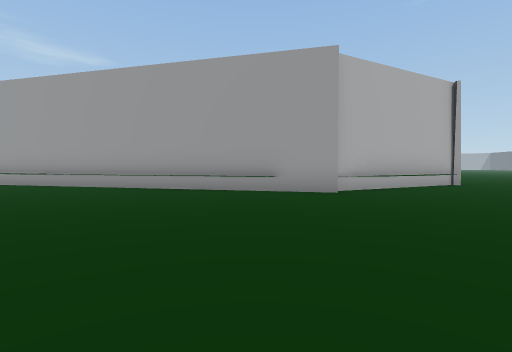
View 1 (above)

23 first-person views from a walk through a 3-D level made in the Unity game engine. The camera is 1.2 m above the floor, tilts 2° down and sees 85° across. The floor is counted in squares, 2 m on a side. Each view is taken from the middle of a square. On the plan, view 1 faces up. The plan holds only what a view shows up to about 9 squares ahead; the rest is blank. The place goes on beyond the plan.

View 2
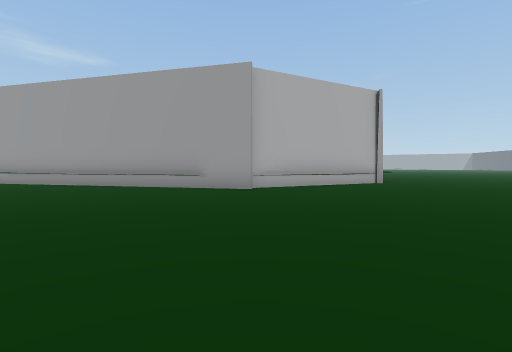

View 3
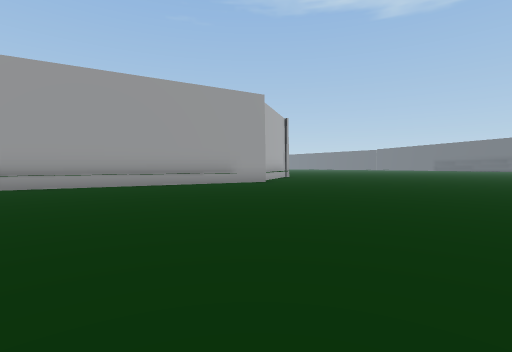

View 4
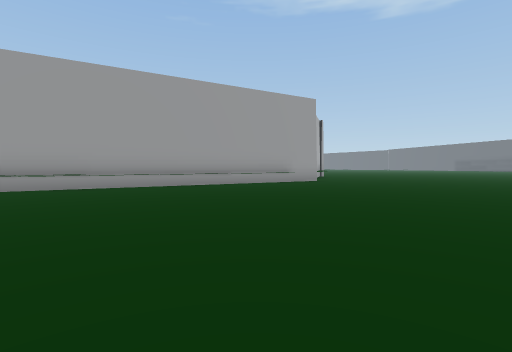

View 5
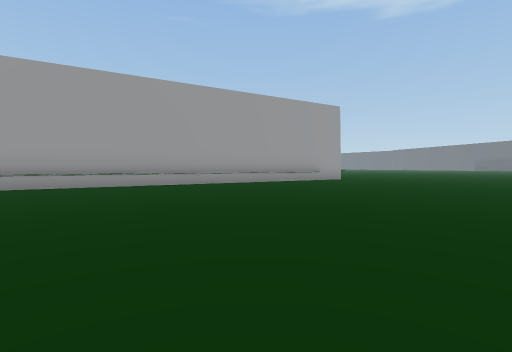

View 6
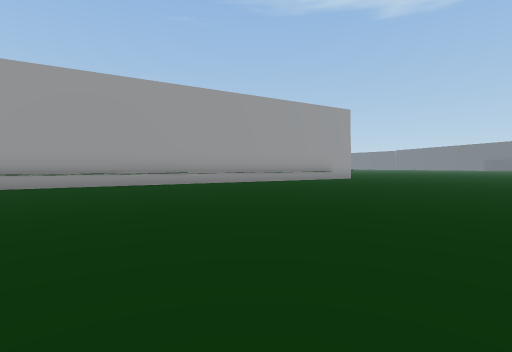

View 7
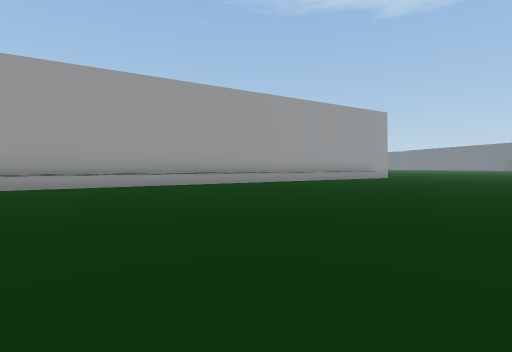

View 8
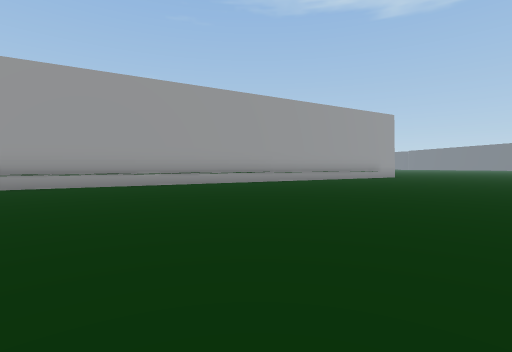

View 9
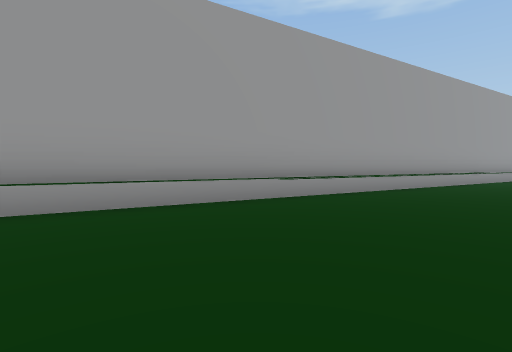

View 10
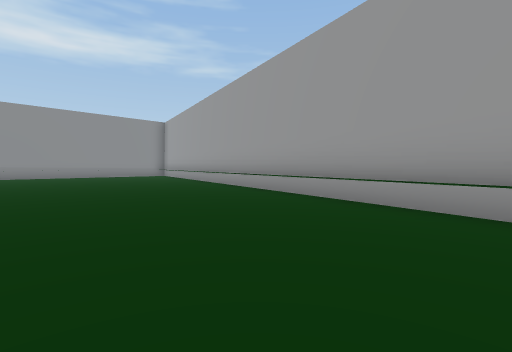

View 11
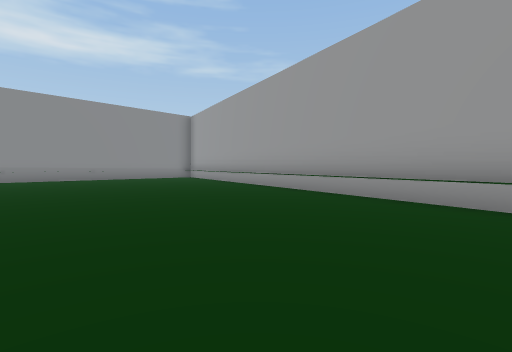

View 12
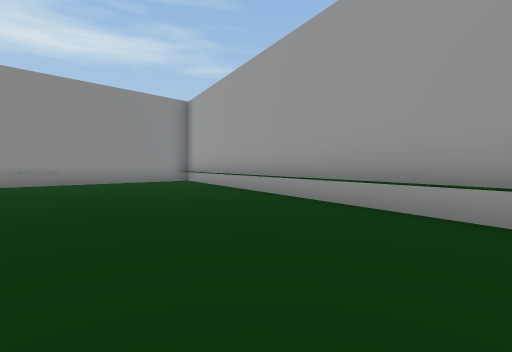

View 13
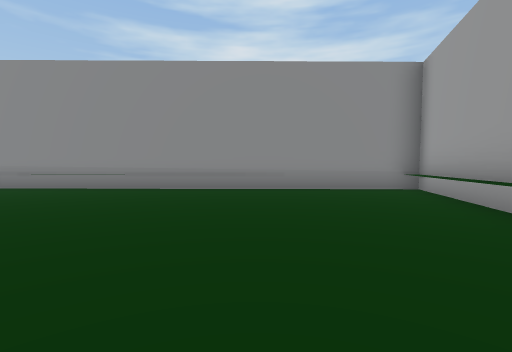

View 14
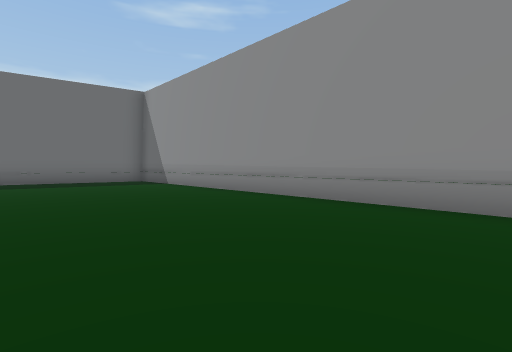

View 15
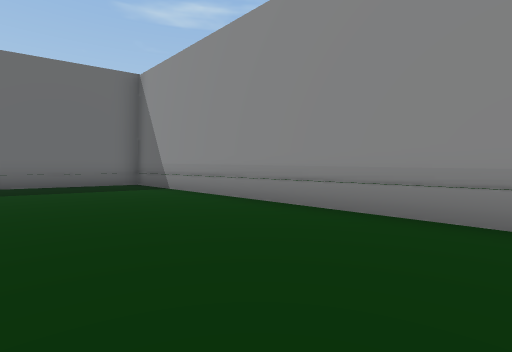

View 16
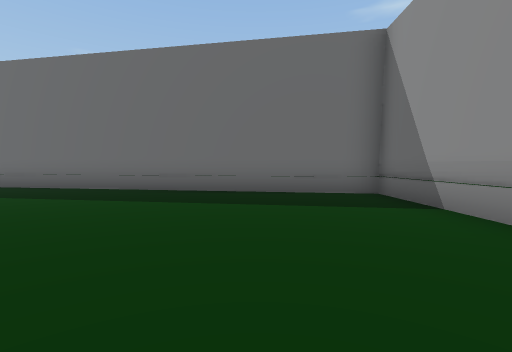

View 17
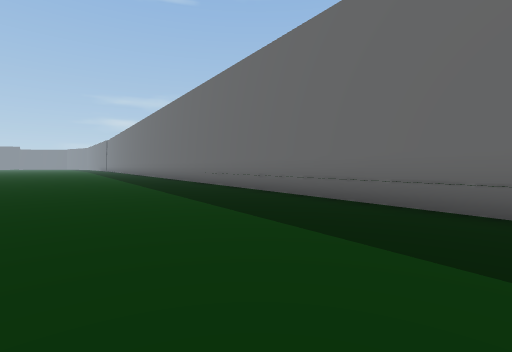

View 18
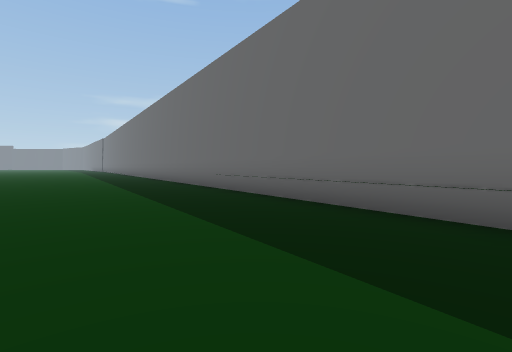

View 19
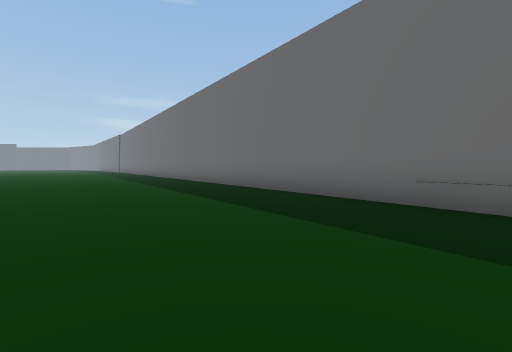

View 20
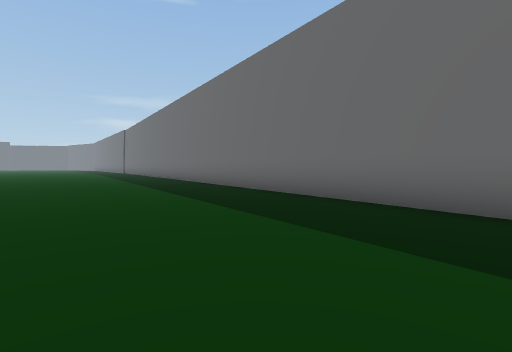

View 21
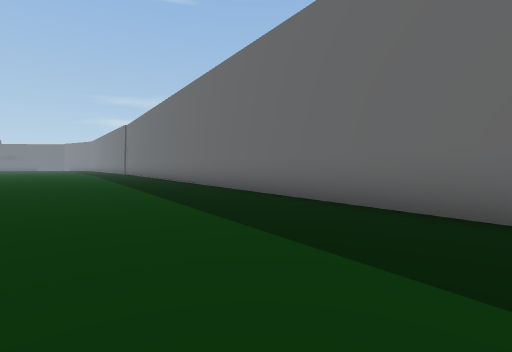

View 22
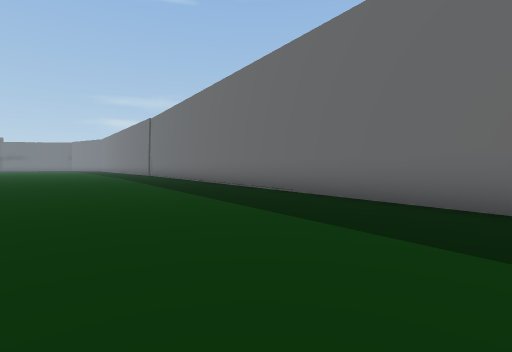

View 23
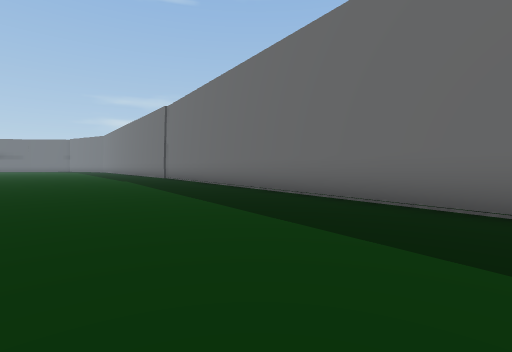

### Floor plan
Points are (right, up) in squares from view 1. A wall is a line through its corners. A room is listed if a view was taken in it or the views show most of it. See-through windows are left out.
Room 1 (views 1, 2, 3, 4, 5, 6, 7, 8, 9, 10, 11, 12, 13, 14, 15, 16, 17, 18, 19, 20, 21, 22, 23)
walls: (1.9, 6.3) (-32.2, 15.2) (-32.7, -2.1) (2.3, -8.6); (6.4, 9) (1.9, 6.7)

Where each view was taken, in squares from view 1:
view 1: 0 up, 0 right, facing up
view 2: 1 down, 2 right, facing up
view 3: 1 down, 6 left, facing up-right
view 4: 0 up, 8 left, facing up-right
view 5: 0 up, 10 left, facing up-right
view 6: 0 up, 11 left, facing up-right
view 7: 1 up, 13 left, facing up-right
view 8: 1 up, 14 left, facing up-right
view 9: 7 up, 18 left, facing up-right
view 10: 7 up, 16 left, facing up-left
view 11: 7 up, 19 left, facing up-left
view 12: 9 up, 22 left, facing up-left
view 13: 11 up, 25 left, facing left
view 14: 9 up, 28 left, facing down-left
view 15: 7 up, 29 left, facing down-left
view 16: 4 up, 30 left, facing down
view 17: 1 up, 27 left, facing down-right
view 18: 0 up, 25 left, facing down-right
view 19: 0 up, 20 left, facing down-right
view 20: 1 down, 16 left, facing down-right
view 21: 2 down, 13 left, facing down-right
view 22: 2 down, 9 left, facing down-right
view 23: 3 down, 5 left, facing down-right
